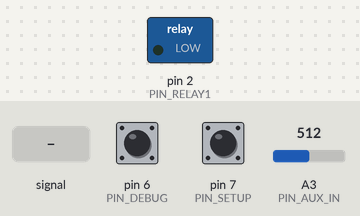
A program run on a simulated Arduino Nano, built with avr-gcc and run on an emulated ATmega328P. On the bench: switched loads named in the program (green lamp = pin HIGH). Dashed ring = blinking. The test bench sets the inputs (shaded band); at power-on: A3 (PIN_AUX_IN) = 512, pin 6 (PIN_DEBUG) HIGH, pin 7 (PIN_SETUP) HIGH.

Above: at 1.2 s.
1.3 s: A3 (PIN_AUX_IN) fed a 200 Hz sine of ±255 counts around its level
At 1.54 s:
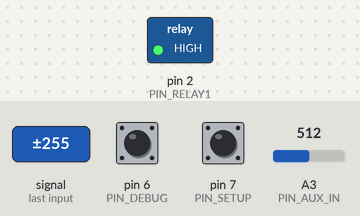
4.3 s: A3 (PIN_AUX_IN) set to 716
At 5.7 s:
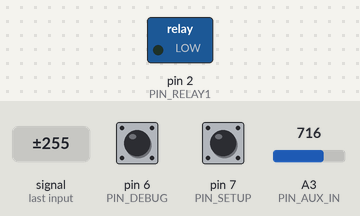
Timing chart, 0 to 7.3 s (numbered marks = the images above; inputs shaded):
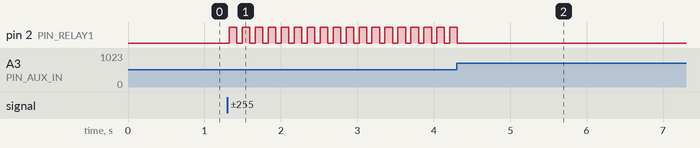

Measured:
- after the input at 1.3 s, pin 2 (PIN_RELAY1): alternates HIGH for 0.10 s and LOW for 0.07 s, starting at once
- after the input at 4.3 s, pin 2 (PIN_RELAY1): goes on until 4.3 s, then stays LOW

The program:

main.cpp
```cpp
#include <Arduino.h>
#include <TM1637.h>
#include "fix_fft.h"  // fix_fft.ccp & fix_fft.h in same directory as sketch

#define PIN_AUX_IN 3  //digital audio in
#define PIN_DEBUG 6
#define PIN_SETUP 7
#define PIN_RELAY1 2
#define PIN_GATE_VAL_POT 1

// relay1 config
const int rel0_gate_ch = 1; //20
int rel0_gate_val = 12;
const int rel0_delay = 100;
const int rel0_delay_after = 50;
int rel0_gate_valx3 = 1; //rel0_gate_val * 3;
int tmp_int;

// relay board config
const int rel_count = 1;

// fft processing vars
bool debug = false, setup_screen = false;
char im[64], ttf_data[64];
int float_window_width = 3;
int last_fl_idx = -1, last_idx = 0; //float window idx'es - 1
float last_val[10][3]; // float window vals
bool is_trig_rel[rel_count];

TM1637 tm(10, 9); //init display (CLK, DIO) digital pins

void tm_update_config() {
  tmp_int = analogRead(PIN_GATE_VAL_POT) / 16;
  if(tmp_int != rel0_gate_val) {
    rel0_gate_val = tmp_int;
    //rel0_gate_valx3 = rel0_gate_val * 3;
    //Serial.println("rel0_gate_val=" + (String)rel0_gate_val);
    tm.display(rel0_gate_val);
  }
}

void setup() {
  pinMode(PIN_RELAY1, OUTPUT);

  // init relays
  for (int i = 0; i < rel_count; i++) {
    is_trig_rel[i] = false;
  }

  if (digitalRead(PIN_DEBUG) == 0) {
    debug = true;
    Serial.begin(9600);
    Serial.println("Debug ON");
  }

  if (digitalRead(PIN_SETUP) == 0) {
    setup_screen = true;
    tm.begin();
    if (true == debug) {
      Serial.println("Setup ON");
    }
  }
}

int get_last_idx() {
  if (last_fl_idx >= float_window_width) {
    last_fl_idx = -1;
  }
  return ++last_fl_idx;
}

void append_to_float_window(int channel_id, char val) {
  for (int i = float_window_width-1; i > 0; i--) {
    last_val[channel_id][i] = last_val[channel_id][i-1];
  }
  last_val[channel_id][0] = val;
}

bool is_triggered(int channel_id, int gate_val) {
  long sum = 0L;
  for (int i = 0; i < float_window_width; i++) {
    sum += last_val[channel_id][i];
  }

  if (true == debug) {
    if (rel0_gate_valx3 < sum) {
      Serial.print(sum/float_window_width);
    } else {
      Serial.print(0);
    }
    Serial.print(" ");
  }

  if ((((float) sum) / float_window_width) >= gate_val) {
    return true;
  } else {
    return false;
  }
}

void trig_relay(int relay_id, int delay_time, int rel0_delay_after, int channel_id) {
  if (is_trig_rel[relay_id] == false) {
    digitalWrite(PIN_RELAY1, true);
    is_trig_rel[relay_id] = true;
    for (int i = 0; i < float_window_width; i++) {
      last_val[channel_id][i] = 0;
    }
    delay(delay_time);
    digitalWrite(PIN_RELAY1, false);
    delay(rel0_delay_after);
  }
}

void loop() {
  if (true == setup_screen) {
    tm_update_config();
  }
  // get eq snapshot
  for (int i = 0; i < 64; i++) {
    ttf_data[i] = ((analogRead(PIN_AUX_IN) / 4 ) - 128); // normalize analog in
    im[i]  = 0;   // imaginary component
  }
  fix_fft(ttf_data, im, 6, 0);   // Send normalized analog values through fft

  // get last index in floating window
  last_idx = get_last_idx();

  // calculate the absolute values of bins in the array - only want positive values
  for (int i = 0; i < 10; i++) {
    append_to_float_window(i, (float)(sqrt(ttf_data[i]  *  ttf_data[i] +  im[i] *  im[i])));
  }

  // check value limits
  if (is_triggered(rel0_gate_ch, rel0_gate_val)) {
    trig_relay(rel0_gate_ch, rel0_delay, rel0_delay_after, rel0_gate_ch);
  } else {
    is_trig_rel[0] = false;
  }
}
```

fix_fft.cpp
```cpp
#include <avr/pgmspace.h>
#include "fix_fft.h"

//#include <WProgram.h>

/* fix_fft.c - Fixed-point in-place Fast Fourier Transform  */
/*
  All data are fixed-point short integers, in which -32768
  to +32768 represent -1.0 to +1.0 respectively. Integer
  arithmetic is used for speed, instead of the more natural
  floating-point.

  For the forward FFT (time -> freq), fixed scaling is
  performed to prevent arithmetic overflow, and to map a 0dB
  sine/cosine wave (i.e. amplitude = 32767) to two -6dB freq
  coefficients. The return value is always 0.

  For the inverse FFT (freq -> time), fixed scaling cannot be
  done, as two 0dB coefficients would sum to a peak amplitude
  of 64K, overflowing the 32k range of the fixed-point integers.
  Thus, the fix_fft() routine performs variable scaling, and
  returns a value which is the number of bits LEFT by which
  the output must be shifted to get the actual amplitude
  (i.e. if fix_fft() returns 3, each value of fr[] and fi[]
  must be multiplied by 8 (2**3) for proper scaling.
  Clearly, this cannot be done within fixed-point short
  integers. In practice, if the result is to be used as a
  filter, the scale_shift can usually be ignored, as the
  result will be approximately correctly normalized as is.

  Written by:  Tom Roberts  11/8/89
  Made portable:  Malcolm Slaney 12/15/94 malcolm@interval.com
  Enhanced:  Dimitrios P. Bouras  14 Jun 2006 dbouras@ieee.org
  Modified for 8bit values David Keller  10.10.2010
*/


#define N_WAVE	256    /* full length of Sinewave[] */
#define LOG2_N_WAVE 8	/* log2(N_WAVE) */


/*
  Since we only use 3/4 of N_WAVE, we define only
  this many samples, in order to conserve data space.
*/

const int16_t Sinewave[N_WAVE-N_WAVE/4] PROGMEM = {
0, 3, 6, 9, 12, 15, 18, 21,
24, 28, 31, 34, 37, 40, 43, 46,
48, 51, 54, 57, 60, 63, 65, 68,
71, 73, 76, 78, 81, 83, 85, 88,
90, 92, 94, 96, 98, 100, 102, 104,
106, 108, 109, 111, 112, 114, 115, 117,
118, 119, 120, 121, 122, 123, 124, 124,
125, 126, 126, 127, 127, 127, 127, 127,

127, 127, 127, 127, 127, 127, 126, 126,
125, 124, 124, 123, 122, 121, 120, 119,
118, 117, 115, 114, 112, 111, 109, 108,
106, 104, 102, 100, 98, 96, 94, 92,
90, 88, 85, 83, 81, 78, 76, 73,
71, 68, 65, 63, 60, 57, 54, 51,
48, 46, 43, 40, 37, 34, 31, 28,
24, 21, 18, 15, 12, 9, 6, 3,

0, -3, -6, -9, -12, -15, -18, -21,
-24, -28, -31, -34, -37, -40, -43, -46,
-48, -51, -54, -57, -60, -63, -65, -68,
-71, -73, -76, -78, -81, -83, -85, -88,
-90, -92, -94, -96, -98, -100, -102, -104,
-106, -108, -109, -111, -112, -114, -115, -117,
-118, -119, -120, -121, -122, -123, -124, -124,
-125, -126, -126, -127, -127, -127, -127, -127,

/*-127, -127, -127, -127, -127, -127, -126, -126,
-125, -124, -124, -123, -122, -121, -120, -119,
-118, -117, -115, -114, -112, -111, -109, -108,
-106, -104, -102, -100, -98, -96, -94, -92,
-90, -88, -85, -83, -81, -78, -76, -73,
-71, -68, -65, -63, -60, -57, -54, -51,
-48, -46, -43, -40, -37, -34, -31, -28,
-24, -21, -18, -15, -12, -9, -6, -3, */
};


/*
  FIX_MPY() - fixed-point multiplication & scaling.
  Substitute inline assembly for hardware-specific
  optimization suited to a particluar DSP processor.
  Scaling ensures that result remains 16-bit.
*/
inline char FIX_MPY(char a, char b)
{

  //Serial.println(a);
 //Serial.println(b);


    /* shift right one less bit (i.e. 15-1) */
    int c = ((int)a * (int)b) >> 6;  //6
    /* last bit shifted out = rounding-bit */
    b = c & 0x01;
    /* last shift + rounding bit */
    a = (c >> 1) + b;

	  /*
	  Serial.println(Sinewave[3]);
	  Serial.println(c);
	  Serial.println(a);
	  while(1);*/

    return a;
}

/*
  fix_fft() - perform forward/inverse fast Fourier transform.
  fr[n],fi[n] are real and imaginary arrays, both INPUT AND
  RESULT (in-place FFT), with 0 <= n < 2**m; set inverse to
  0 for forward transform (FFT), or 1 for iFFT.
*/
int fix_fft(char fr[], char fi[], int m, int inverse)
{
    int mr, nn, i, j, l, k, istep, n, scale, shift;
    char qr, qi, tr, ti, wr, wi;

    n = 1 << m;

    /* max FFT size = N_WAVE */
    if (n > N_WAVE)
	  return -1;

    mr = 0;
    nn = n - 1;
    scale = 0;

    /* decimation in time - re-order data */
    for (m=1; m<=nn; ++m) {
	  l = n;
	  do {
		l >>= 1;
	  } while (mr+l > nn);
	  mr = (mr & (l-1)) + l;

	  if (mr <= m)
		continue;
	  tr = fr[m];
	  fr[m] = fr[mr];
	  fr[mr] = tr;
	  ti = fi[m];
	  fi[m] = fi[mr];
	  fi[mr] = ti;
    }

    l = 1;
    k = LOG2_N_WAVE-1;
    while (l < n) {
	  if (inverse) {
		/* variable scaling, depending upon data */
		shift = 0;
		for (i=0; i<n; ++i) {
		    j = fr[i];
		    if (j < 0)
			  j = -j;
		    m = fi[i];
		    if (m < 0)
			  m = -m;
		    if (j > 16383 || m > 16383) {
			  shift = 1;
			  break;
		    }
		}
		if (shift)
		    ++scale;
	  } else {
		/*
		  fixed scaling, for proper normalization --
		  there will be log2(n) passes, so this results
		  in an overall factor of 1/n, distributed to
		  maximize arithmetic accuracy.
		*/
		shift = 1;
	  }
	  /*
	    it may not be obvious, but the shift will be
	    performed on each data point exactly once,
	    during this pass.
	  */
	  istep = l << 1;
	  for (m=0; m<l; ++m) {
		j = m << k;
		/* 0 <= j < N_WAVE/2 */
		wr =  pgm_read_word_near(Sinewave + j+N_WAVE/4);
		wi = -pgm_read_word_near(Sinewave + j);
		if (inverse)
		    wi = -wi;
		if (shift) {
		    wr >>= 1;
		    wi >>= 1;
		}
		for (i=m; i<n; i+=istep) {
		    j = i + l;
		    tr = FIX_MPY(wr,fr[j]) - FIX_MPY(wi,fi[j]);
		    ti = FIX_MPY(wr,fi[j]) + FIX_MPY(wi,fr[j]);
		    qr = fr[i];
		    qi = fi[i];
		    if (shift) {
			  qr >>= 1;
			  qi >>= 1;
		    }
		    fr[j] = qr - tr;
		    fi[j] = qi - ti;
		    fr[i] = qr + tr;
		    fi[i] = qi + ti;
		}
	  }
	  --k;
	  l = istep;
    }
    return scale;
}

/*
  fix_fftr() - forward/inverse FFT on array of real numbers.
  Real FFT/iFFT using half-size complex FFT by distributing
  even/odd samples into real/imaginary arrays respectively.
  In order to save data space (i.e. to avoid two arrays, one
  for real, one for imaginary samples), we proceed in the
  following two steps: a) samples are rearranged in the real
  array so that all even samples are in places 0-(N/2-1) and
  all imaginary samples in places (N/2)-(N-1), and b) fix_fft
  is called with fr and fi pointing to index 0 and index N/2
  respectively in the original array. The above guarantees
  that fix_fft "sees" consecutive real samples as alternating
  real and imaginary samples in the complex array.
*/
int fix_fftr(char f[], int m, int inverse)
{
    int i, N = 1<<(m-1), scale = 0;
    char tt, *fr=f, *fi=&f[N];

    if (inverse)
	  scale = fix_fft(fi, fr, m-1, inverse);
    for (i=1; i<N; i+=2) {
	  tt = f[N+i-1];
	  f[N+i-1] = f[i];
	  f[i] = tt;
    }
    if (! inverse)
	  scale = fix_fft(fi, fr, m-1, inverse);
    return scale;
}
```

fix_fft.h
```cpp
#ifndef FIXFFT_H
#define FIXFFT_H

//#include <WProgram.h>

/*
  fix_fft() - perform forward/inverse fast Fourier transform.
  fr[n],fi[n] are real and imaginary arrays, both INPUT AND
  RESULT (in-place FFT), with 0 <= n < 2**m; set inverse to
  0 for forward transform (FFT), or 1 for iFFT.
*/
int fix_fft(char fr[], char fi[], int m, int inverse);


/*
  fix_fftr() - forward/inverse FFT on array of real numbers.
  Real FFT/iFFT using half-size complex FFT by distributing
  even/odd samples into real/imaginary arrays respectively.
  In order to save data space (i.e. to avoid two arrays, one
  for real, one for imaginary samples), we proceed in the
  following two steps: a) samples are rearranged in the real
  array so that all even samples are in places 0-(N/2-1) and
  all imaginary samples in places (N/2)-(N-1), and b) fix_fft
  is called with fr and fi pointing to index 0 and index N/2
  respectively in the original array. The above guarantees
  that fix_fft "sees" consecutive real samples as alternating
  real and imaginary samples in the complex array.
*/
int fix_fftr(char f[], int m, int inverse);

#endif
```
